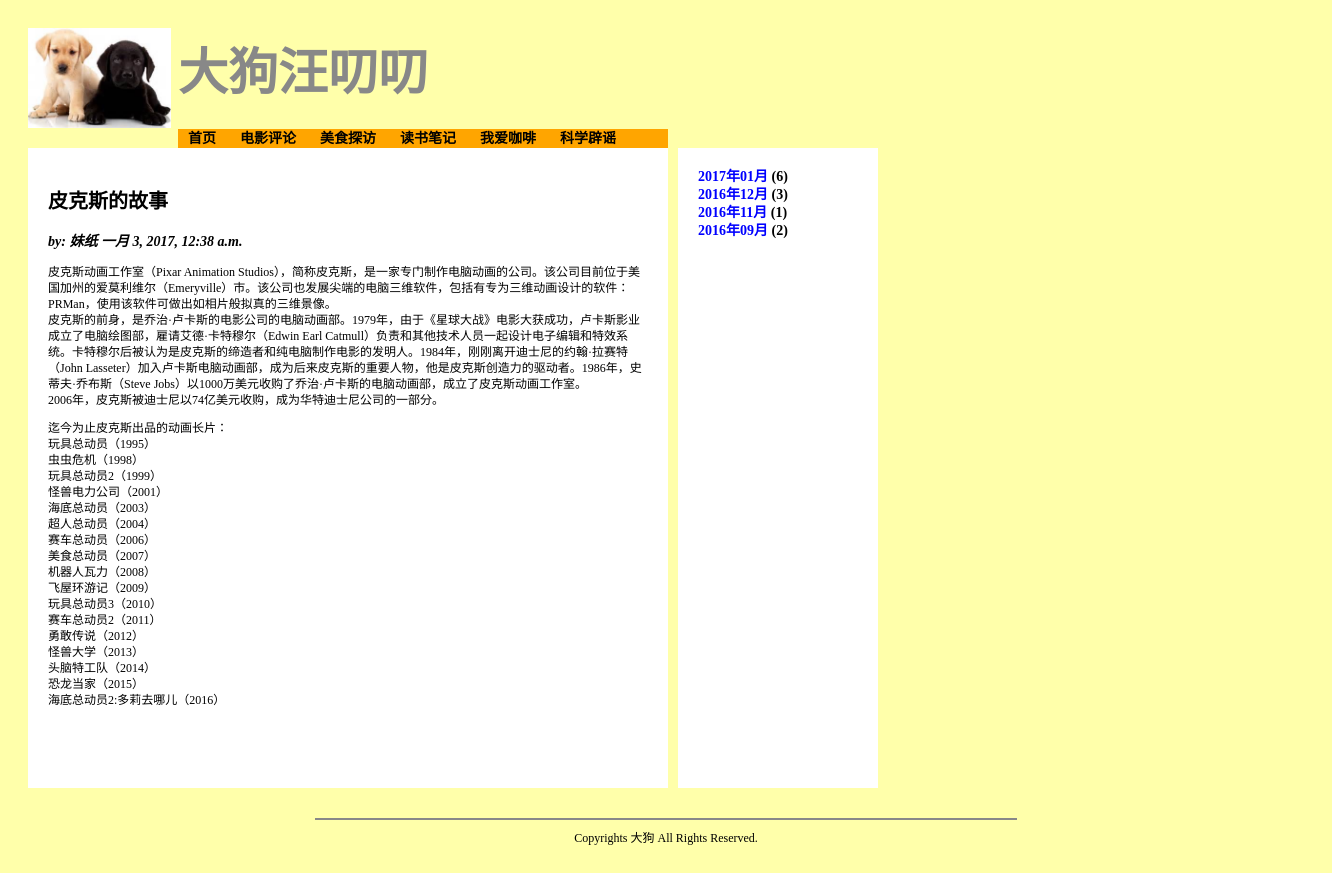
Screenshot of /blog/article/8 with the database file from the repository.
### blog/models.py (models this page shows, shortened)
class Category(models.Model):
	name = models.CharField(max_length = 20, verbose_name = '分类名称')
	class Meta:
		verbose_name = '分类'
		verbose_name_plural = '分类'

class Article(models.Model):
	title = models.CharField(max_length = 100, verbose_name = '标题')
	author = models.CharField(max_length = 30, verbose_name = '作者')
	body = models.TextField(verbose_name = '内容')
	category = models.ForeignKey(Category, null = True, on_delete = models.SET_NULL)
	timestamp = models.DateTimeField(verbose_name = '发布日期')
	class Meta:
		verbose_name = '文章'
		verbose_name_plural = '文章'

### blog/views.py (the view)
# urls.py: url(r'^article/(?P<articleID>[\d]+)', views.article, name = 'article'),
def article(request, articleID):
    template = loader.get_template('blog/article.html')
    article = Article.objects.get(id = articleID)
    categories = Category.objects.all();
    archives = getArchiveItems()
    context = {
        'article': article,
        'categories':categories,
        'archives':archives,
    }
    return HttpResponse(template.render(context, request))

### blog/views.py (called while the page is built)
def getArchiveItems():
    cursor = connection.cursor()
    sql = '''select distinct strftime('%Y年%m月',timestamp) postMonth,count(*) articleCount
            from blog_article
            group by postMonth
            order by postMonth desc;'''
    cursor.execute(sql)
    resultList = []
    yearMonthRegEx = re.compile(r'(?P<year>[\d]{4})\D+(?P<month>[\d]{2})\D+')
    dataRows = cursor.fetchall()
    for row in dataRows:
        resultItem = archiveItem()
        resultItem.displayText = row[0]
        resultItem.articleCount = row[1]
        yearMonthMatchObject = re.match(yearMonthRegEx, row[0])
        if yearMonthMatchObject is not None:
            resultItem.year = yearMonthMatchObject.group('year')
            resultItem.month = yearMonthMatchObject.group('month')
        resultList.append(resultItem)
    return resultList

### blog/templates/blog/article.html (shortened to what this page needs)
{% extends "blog/base.html" %}
{% load static %}
{% block content %}
    <h2 class="articleTitle">{{article.title}}</h2>
    <p class="articleAuthor">by: {{article.author}} {{article.timestamp}}</p>
    <span class="articleBody">{{article.body|linebreaks}}</span>
{% endblock %}

### blog/templates/blog/header.html
{% load static %}
<div id="headerLogoSection">
	<img src="{% static 'blog/images/logo.jpeg' %}" style="height:100px;" />
</div>
<div id="headerTitleSection">
	<span class="siteTitle">大狗汪叨叨</span>
</div>
<div id="headerNavSection">
    <span class="categoryItem">
        <a class="categoryLink" href="{% url 'index' %}">首页</a>
    </span>
    {% for category in categories %}
    <span class="categoryItem">
        <a class="categoryLink" href="{% url 'category' category.id %}">{{category.name}}</a>
    </span>
    {% endfor %}
</div>

### blog/static/blog/css/style.css (style rules this page uses)
body { background-color: #FFFFAA; position: relative; padding: 20px; }
#headerLogoSection { top: 0px; left: 0px; position:relative; }
#headerTitleSection { top:-100px; left: 150px; position:relative; }
#headerNavSection { background-color: orange; position: relative; height: 20px; width: 490px; top: -75px; left: 150px }
.siteTitle { font-family: STHeiti,SimHei; font-size: 50px; font-weight: bold; text-decoration: none; color: #888888; }
.articleTitle { font-family: STHeiti,SimHei; font-size: 20px; font-weight: bold; text-decoration: none; color: black; }
.articleAuthor { font-family: STSong,SimSum; font-size: 14px; font-weight: bold; text-decoration: none; font-style: italic; color: black; }
.articleBody { font-family: STSong,SimSum; font-size: 12px; line-height: 16px; font-weight: normal; text-decoration: none; color: black; }
a:link,active,hover,visited { font-family: STSong,SimSum; font-size: 12px; line-height: 16px; font-weight: bold; text-decoration: none; color: blue; }
a.categoryLink:link,active,hover,visited { font-family: STSong,SimSum; font-size: 14px; line-height: 18px; font-weight: bold; text-decoration: none; color: #000000; }
.categoryItem { padding-left: 10px; padding-right: 10px; min-width: 80px; text-align: center;; }

### rows the page displays
Category: name "电影评论"
Category: name "美食探访"
Category: name "读书笔记"
Category: name "我爱咖啡"
Category: name "科学辟谣"
Article: title "皮克斯的故事", author "妹纸", timestamp "一月 3, 2017, 12:38 a.m.", body "皮克斯动画工作室（Pixar Animation Studios），简称皮克斯，是一家专门制作电脑动画的公司。该公司目前位于美国加州的爱莫利维尔（Emeryville）市。该公司也发展尖端的电脑三维软件，包括有专为三维动画设计的软件：PRMan，使用该软件可做出如相片般拟真的三维景像。 皮克斯的前身，是乔治·卢卡斯的电影公司的电脑动画部。1979年，由于《星球大战》电影大获成功，卢卡斯影业成立了电脑绘图部，雇请艾德·卡特穆尔（Edwin Earl Catmull）负责和其他技术人员一起设计电子编辑和特效系统。卡特穆尔后被认为是皮克斯的缔造者和纯电脑制作电影的发明人。1984年，刚刚离开迪士尼的约翰·拉赛特 （John Lasseter）加入卢卡斯电脑动画部，成为后来皮克斯的重要人物，他是皮克斯创造力的驱动者。1986年，史蒂夫·乔布斯（Steve Jobs）以1000万美元收购了乔治·卢卡斯的电脑动画部，成立了皮克斯动画工作室。 2006年，皮克斯被迪士尼以74亿美元收购，成为华特迪士尼公司的一部分。 迄今为止皮克斯出品的动画长片： 玩具总动员（1995） 虫虫危机（1998） 玩具总动员2（1999） 怪兽电力公司（2001） 海底总动员（2003） 超人总动员（2004） 赛车总动员（2006） 美食总动员（2007） 机器人瓦力（2008） 飞屋环游记（2009） 玩具总动员3（2010） 赛车总动员2（2011） 勇敢传说（2012） 怪兽大学（2013） 头脑特工队（2014） 恐龙当家（2015） 海底总动员2:多莉去哪儿（2016）"

### other values shown
{{ archive.displayText }} "2017年01月" "2016年12月" "2016年11月" "2016年09月"
{{ archive.articleCount }} "6" "3" "1" "2"
